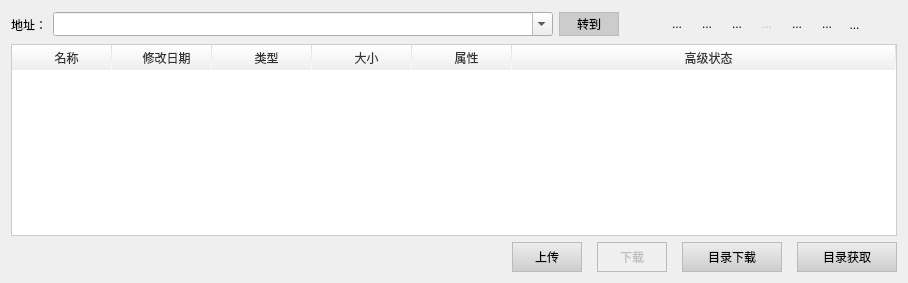
        <widget class="QWidget" name="page">
         <layout class="QVBoxLayout" name="verticalLayout_2">
          <item>
           <layout class="QHBoxLayout" name="horizontalLayout">
            <item>
             <widget class="QLabel" name="label_2">
              <property name="styleSheet">
               <string notr="true">QWidget
{
	font-family:&quot;Microsoft Yahei&quot;;
}</string>
              </property>
              <property name="text">
               <string>地址：</string>
              </property>
             </widget>
            </item>
            <item>
             <widget class="QComboBox" name="cmbAddress">
              <property name="minimumSize">
               <size>
                <width>500</width>
                <height>24</height>
               </size>
              </property>
              <property name="maximumSize">
               <size>
                <width>200</width>
                <height>16777215</height>
               </size>
              </property>
              <property name="styleSheet">
               <string notr="true"/>
              </property>
              <property name="editable">
               <bool>true</bool>
              </property>
             </widget>
            </item>
            <item>
             <widget class="QToolButton" name="btnGoto">
              <property name="minimumSize">
               <size>
                <width>60</width>
                <height>24</height>
               </size>
              </property>
              <property name="styleSheet">
               <string notr="true">QToolButton
{
	font-family:&quot;Microsoft Yahei&quot;;
	border:1px solid #bbbbbb;
	background-color:#cccccc;
}

QToolButton:hover
{
	background-color:#d5d5d5;
}

QToolButton:pressed
{
	background-color:#bbbbbb;
}

QToolButton:disabled
{
	background-color:transparent;
}</string>
              </property>
              <property name="text">
               <string>转到</string>
              </property>
             </widget>
            </item>
            <item>
             <spacer name="horizontalSpacer_2">
              <property name="orientation">
               <enum>Qt::Horizontal</enum>
              </property>
              <property name="sizeHint" stdset="0">
               <size>
                <width>40</width>
                <height>20</height>
               </size>
              </property>
             </spacer>
            </item>
            <item>
             <widget class="QToolButton" name="btnFavorite">
              <property name="minimumSize">
               <size>
                <width>24</width>
                <height>24</height>
               </size>
              </property>
              <property name="toolTip">
               <string>添加到收藏夹</string>
              </property>
              <property name="styleSheet">
               <string notr="true">QToolButton
{
	border:none;
	background-color:transparent;
}

QToolButton:hover
{
	background-color:#d5d5d5;
}

QToolButton:pressed
{
	background-color:#bbbbbb;
}

QToolButton:disabled
{
	background-color:transparent;
}</string>
              </property>
              <property name="text">
               <string>...</string>
              </property>
              <property name="icon">
               <iconset resource="maindlg.qrc">
                <normaloff>:/image/star.png</normaloff>:/image/star.png</iconset>
              </property>
              <property name="iconSize">
               <size>
                <width>24</width>
                <height>24</height>
               </size>
              </property>
              <property name="autoRaise">
               <bool>true</bool>
              </property>
             </widget>
            </item>
            <item>
             <widget class="QToolButton" name="btnUp">
              <property name="minimumSize">
               <size>
                <width>24</width>
                <height>24</height>
               </size>
              </property>
              <property name="toolTip">
               <string>向上</string>
              </property>
              <property name="styleSheet">
               <string notr="true">QToolButton
{
	border:none;
	background-color:transparent;
}

QToolButton:hover
{
	background-color:#d5d5d5;
}

QToolButton:pressed
{
	background-color:#bbbbbb;
}

QToolButton:disabled
{
	background-color:transparent;
}</string>
              </property>
              <property name="text">
               <string>...</string>
              </property>
              <property name="icon">
               <iconset resource="maindlg.qrc">
                <normaloff>:/image/up.png</normaloff>:/image/up.png</iconset>
              </property>
              <property name="iconSize">
               <size>
                <width>24</width>
                <height>24</height>
               </size>
              </property>
              <property name="autoRaise">
               <bool>true</bool>
              </property>
             </widget>
            </item>
            <item>
             <widget class="QToolButton" name="btnRefresh">
              <property name="minimumSize">
               <size>
                <width>24</width>
                <height>24</height>
               </size>
              </property>
              <property name="toolTip">
               <string>刷新</string>
              </property>
              <property name="styleSheet">
               <string notr="true">QToolButton
{
	border:none;
	background-color:transparent;
}

QToolButton:hover
{
	background-color:#d5d5d5;
}

QToolButton:pressed
{
	background-color:#bbbbbb;
}

QToolButton:disabled
{
	background-color:transparent;
}</string>
              </property>
              <property name="text">
               <string>...</string>
              </property>
              <property name="icon">
               <iconset resource="maindlg.qrc">
                <normaloff>:/image/refresh.png</normaloff>:/image/refresh.png</iconset>
              </property>
              <property name="iconSize">
               <size>
                <width>24</width>
                <height>24</height>
               </size>
              </property>
              <property name="autoRaise">
               <bool>true</bool>
              </property>
             </widget>
            </item>
            <item>
             <widget class="QToolButton" name="btnDelete">
              <property name="enabled">
               <bool>false</bool>
              </property>
              <property name="minimumSize">
               <size>
                <width>24</width>
                <height>24</height>
               </size>
              </property>
              <property name="toolTip">
               <string>删除</string>
              </property>
              <property name="styleSheet">
               <string notr="true">QToolButton
{
	border:none;
	background-color:transparent;
}

QToolButton:hover
{
	background-color:#d5d5d5;
}

QToolButton:pressed
{
	background-color:#bbbbbb;
}

QToolButton:disabled
{
	background-color:transparent;
}</string>
              </property>
              <property name="text">
               <string>...</string>
              </property>
              <property name="icon">
               <iconset resource="maindlg.qrc">
                <normaloff>:/image/delete.png</normaloff>:/image/delete.png</iconset>
              </property>
              <property name="iconSize">
               <size>
                <width>24</width>
                <height>24</height>
               </size>
              </property>
              <property name="autoRaise">
               <bool>true</bool>
              </property>
             </widget>
            </item>
            <item>
             <widget class="QToolButton" name="btnRun">
              <property name="minimumSize">
               <size>
                <width>24</width>
                <height>24</height>
               </size>
              </property>
              <property name="toolTip">
               <string>运行</string>
              </property>
              <property name="styleSheet">
               <string notr="true">QToolButton
{
	border:none;
	background-color:transparent;
}

QToolButton:hover
{
	background-color:#d5d5d5;
}

QToolButton:pressed
{
	background-color:#bbbbbb;
}

QToolButton:disabled
{
	background-color:transparent;
}</string>
              </property>
              <property name="text">
               <string>...</string>
              </property>
              <property name="icon">
               <iconset resource="maindlg.qrc">
                <normaloff>:/image/run.png</normaloff>:/image/run.png</iconset>
              </property>
              <property name="iconSize">
               <size>
                <width>24</width>
                <height>24</height>
               </size>
              </property>
              <property name="autoRaise">
               <bool>true</bool>
              </property>
             </widget>
            </item>
            <item>
             <widget class="QToolButton" name="btnAnalysis">
              <property name="minimumSize">
               <size>
                <width>24</width>
                <height>24</height>
               </size>
              </property>
              <property name="toolTip">
               <string>智能分析</string>
              </property>
              <property name="styleSheet">
               <string notr="true">QToolButton
{
	border:none;
	background-color:transparent;
}

QToolButton:hover
{
	background-color:#d5d5d5;
}

QToolButton:pressed
{
	background-color:#bbbbbb;
}

QToolButton:disabled
{
	background-color:transparent;
}</string>
              </property>
              <property name="text">
               <string>...</string>
              </property>
              <property name="icon">
               <iconset resource="maindlg.qrc">
                <normaloff>:/image/analysis.png</normaloff>:/image/analysis.png</iconset>
              </property>
              <property name="iconSize">
               <size>
                <width>24</width>
                <height>24</height>
               </size>
              </property>
              <property name="autoRaise">
               <bool>true</bool>
              </property>
             </widget>
            </item>
            <item>
             <widget class="QToolButton" name="btnMonitor">
              <property name="toolTip">
               <string>添加监视</string>
              </property>
              <property name="styleSheet">
               <string notr="true">QToolButton
{
	border:none;
	background-color:transparent;
}

QToolButton:hover
{
	background-color:#d5d5d5;
}

QToolButton:pressed
{
	background-color:#bbbbbb;
}

QToolButton:disabled
{
	background-color:transparent;
}</string>
              </property>
              <property name="text">
               <string>...</string>
              </property>
              <property name="icon">
               <iconset resource="maindlg.qrc">
                <normaloff>:/image/monitor.png</normaloff>:/image/monitor.png</iconset>
              </property>
              <property name="iconSize">
               <size>
                <width>24</width>
                <height>24</height>
               </size>
              </property>
              <property name="autoRaise">
               <bool>true</bool>
              </property>
             </widget>
            </item>
            <item>
             <widget class="QToolButton" name="btnSearch">
              <property name="minimumSize">
               <size>
                <width>27</width>
                <height>27</height>
               </size>
              </property>
              <property name="toolTip">
               <string>搜索文件</string>
              </property>
              <property name="styleSheet">
               <string notr="true">QToolButton
{
	border:none;
	background-color:transparent;
}

QToolButton:hover
{
	background-color:#d5d5d5;
}

QToolButton:pressed
{
	background-color:#bbbbbb;
}

QToolButton:disabled
{
	background-color:transparent;
}</string>
              </property>
              <property name="text">
               <string/>
              </property>
              <property name="icon">
               <iconset resource="maindlg.qrc">
                <normaloff>:/image/search.png</normaloff>:/image/search.png</iconset>
              </property>
              <property name="iconSize">
               <size>
                <width>24</width>
                <height>24</height>
               </size>
              </property>
              <property name="autoRaise">
               <bool>true</bool>
              </property>
             </widget>
            </item>
           </layout>
          </item>
          <item>
           <widget class="QTableWidget" name="tbFileList">
            <property name="styleSheet">
             <string notr="true">
QHeaderView::section {
	background-color:qlineargradient(spread:pad, x1:0, y1:0, x2:0, y2:1, stop:0 #ffffff, stop:1 #eeeeee);
    padding-left: 10px;
	border:none;
	border-right: 1px solid qlineargradient(spread:pad, x1:0, y1:0, x2:0, y2:1, stop:0 #dddddd, stop:1 #ffffff);
	border-bottom: 0px solid #eeeeee;
	height:25px;
	color:#333333;
	font-family:&quot;微软雅黑&quot;;
	text-align:center left;
 }

QTableWidget QHeaderView::section:hover {
	background-color:qlineargradient(spread:pad, x1:0, y1:0, x2:0, y2:1, stop:0 #ddeeff, stop:1 #eef0ff);
 }

QTableWidget:item
{
	padding-left:10px;
}

QFrame#tbFileList{
	border:1px solid #cccccc;
}

 QHeaderView::down-arrow {
     image: none;
 }

 QHeaderView::up-arrow {
     image: none;
 } 

 QScrollBar:vertical {
     border: 0px solid grey;
     background: transparent;
     width: 10px;
 }
 QScrollBar::handle:vertical {
     background: #cccccc;;
     min-height: 100px;
 }
 QScrollBar::handle:vertical:hover {
     background: #aaaaaa;
     min-height: 100px;
 }
 QScrollBar::add-line:vertical {
	border:none;
	background:transparent;
 }
 QScrollBar::sub-line:vertical {
	border:none;
	background:transparent;
 }</string>
            </property>
            <property name="frameShape">
             <enum>QFrame::NoFrame</enum>
            </property>
            <property name="editTriggers">
             <set>QAbstractItemView::NoEditTriggers</set>
            </property>
            <property name="selectionMode">
             <enum>QAbstractItemView::SingleSelection</enum>
            </property>
            <property name="selectionBehavior">
             <enum>QAbstractItemView::SelectRows</enum>
            </property>
            <property name="showGrid">
             <bool>false</bool>
            </property>
            <property name="sortingEnabled">
             <bool>false</bool>
            </property>
            <attribute name="horizontalHeaderHighlightSections">
             <bool>false</bool>
            </attribute>
            <attribute name="horizontalHeaderStretchLastSection">
             <bool>true</bool>
            </attribute>
            <attribute name="verticalHeaderVisible">
             <bool>false</bool>
            </attribute>
            <attribute name="verticalHeaderDefaultSectionSize">
             <number>20</number>
            </attribute>
            <attribute name="verticalHeaderHighlightSections">
             <bool>false</bool>
            </attribute>
            <attribute name="verticalHeaderShowSortIndicator" stdset="0">
             <bool>false</bool>
            </attribute>
            <attribute name="verticalHeaderStretchLastSection">
             <bool>false</bool>
            </attribute>
            <column>
             <property name="text">
              <string>名称</string>
             </property>
            </column>
            <column>
             <property name="text">
              <string>修改日期</string>
             </property>
            </column>
            <column>
             <property name="text">
              <string>类型</string>
             </property>
            </column>
            <column>
             <property name="text">
              <string>大小</string>
             </property>
            </column>
            <column>
             <property name="text">
              <string>属性</string>
             </property>
            </column>
            <column>
             <property name="text">
              <string>高级状态</string>
             </property>
            </column>
           </widget>
          </item>
          <item>
           <layout class="QHBoxLayout" name="horizontalLayout_2">
            <property name="spacing">
             <number>15</number>
            </property>
            <item>
             <spacer name="horizontalSpacer_4">
              <property name="orientation">
               <enum>Qt::Horizontal</enum>
              </property>
              <property name="sizeHint" stdset="0">
               <size>
                <width>40</width>
                <height>20</height>
               </size>
              </property>
             </spacer>
            </item>
            <item>
             <widget class="QPushButton" name="btnUpload">
              <property name="minimumSize">
               <size>
                <width>70</width>
                <height>30</height>
               </size>
              </property>
              <property name="styleSheet">
               <string notr="true">QPushButton
{
	font-family:&quot;Microsoft Yahei&quot;;
	border:1px solid #bbbbbb;
	background-color: qlineargradient(spread:pad, x1:0, y1:0, x2:0, y2:1, stop:0 #eeeeee, stop:1 #cccccc);
}

QPushButton:hover
{
	background-color:#d5d5d5;
}

QPushButton:pressed
{
	background-color: qlineargradient(spread:pad, x1:0, y1:0, x2:0, y2:1, stop:0 #cccccc, stop:1 #eeeeee);
}

QPushButton:disabled
{
	background-color:transparent;
}</string>
              </property>
              <property name="text">
               <string>上传</string>
              </property>
              <property name="icon">
               <iconset resource="maindlg.qrc">
                <normaloff>:/image/uploadfile.png</normaloff>:/image/uploadfile.png</iconset>
              </property>
             </widget>
            </item>
            <item>
             <widget class="QPushButton" name="btnDownload">
              <property name="enabled">
               <bool>false</bool>
              </property>
              <property name="minimumSize">
               <size>
                <width>70</width>
                <height>30</height>
               </size>
              </property>
              <property name="styleSheet">
               <string notr="true">QPushButton
{
	font-family:&quot;Microsoft Yahei&quot;;
	border:1px solid #bbbbbb;
	background-color: qlineargradient(spread:pad, x1:0, y1:0, x2:0, y2:1, stop:0 #eeeeee, stop:1 #cccccc);
}

QPushButton:hover
{
	background-color:#d5d5d5;
}

QPushButton:pressed
{
	background-color: qlineargradient(spread:pad, x1:0, y1:0, x2:0, y2:1, stop:0 #cccccc, stop:1 #eeeeee);
}

QPushButton:disabled
{
	background-color:transparent;
}</string>
              </property>
              <property name="text">
               <string>下载</string>
              </property>
              <property name="icon">
               <iconset resource="maindlg.qrc">
                <normaloff>:/image/downfile.png</normaloff>:/image/downfile.png</iconset>
              </property>
             </widget>
            </item>
            <item>
             <widget class="QPushButton" name="btnDownloadDir">
              <property name="minimumSize">
               <size>
                <width>100</width>
                <height>30</height>
               </size>
              </property>
              <property name="styleSheet">
               <string notr="true">QPushButton
{
	font-family:&quot;Microsoft Yahei&quot;;
	border:1px solid #bbbbbb;
	background-color: qlineargradient(spread:pad, x1:0, y1:0, x2:0, y2:1, stop:0 #eeeeee, stop:1 #cccccc);
}

QPushButton:hover
{
	background-color:#d5d5d5;
}

QPushButton:pressed
{
	background-color: qlineargradient(spread:pad, x1:0, y1:0, x2:0, y2:1, stop:0 #cccccc, stop:1 #eeeeee);
}

QPushButton:disabled
{
	background-color:transparent;
}</string>
              </property>
              <property name="text">
               <string>目录下载</string>
              </property>
              <property name="icon">
               <iconset resource="maindlg.qrc">
                <normaloff>:/image/dirdown.png</normaloff>:/image/dirdown.png</iconset>
              </property>
             </widget>
            </item>
            <item>
             <widget class="QPushButton" name="btnGetDirList">
              <property name="minimumSize">
               <size>
                <width>100</width>
                <height>30</height>
               </size>
              </property>
              <property name="styleSheet">
               <string notr="true">QPushButton
{
	font-family:&quot;Microsoft Yahei&quot;;
	border:1px solid #bbbbbb;
	background-color: qlineargradient(spread:pad, x1:0, y1:0, x2:0, y2:1, stop:0 #eeeeee, stop:1 #cccccc);
}

QPushButton:hover
{
	background-color:#d5d5d5;
}

QPushButton:pressed
{
	background-color: qlineargradient(spread:pad, x1:0, y1:0, x2:0, y2:1, stop:0 #cccccc, stop:1 #eeeeee);
}

QPushButton:disabled
{
	background-color:transparent;
}</string>
              </property>
              <property name="text">
               <string>目录获取</string>
              </property>
              <property name="icon">
               <iconset resource="maindlg.qrc">
                <normaloff>:/image/dirfilelist.png</normaloff>:/image/dirfilelist.png</iconset>
              </property>
             </widget>
            </item>
           </layout>
          </item>
         </layout>
        </widget>
